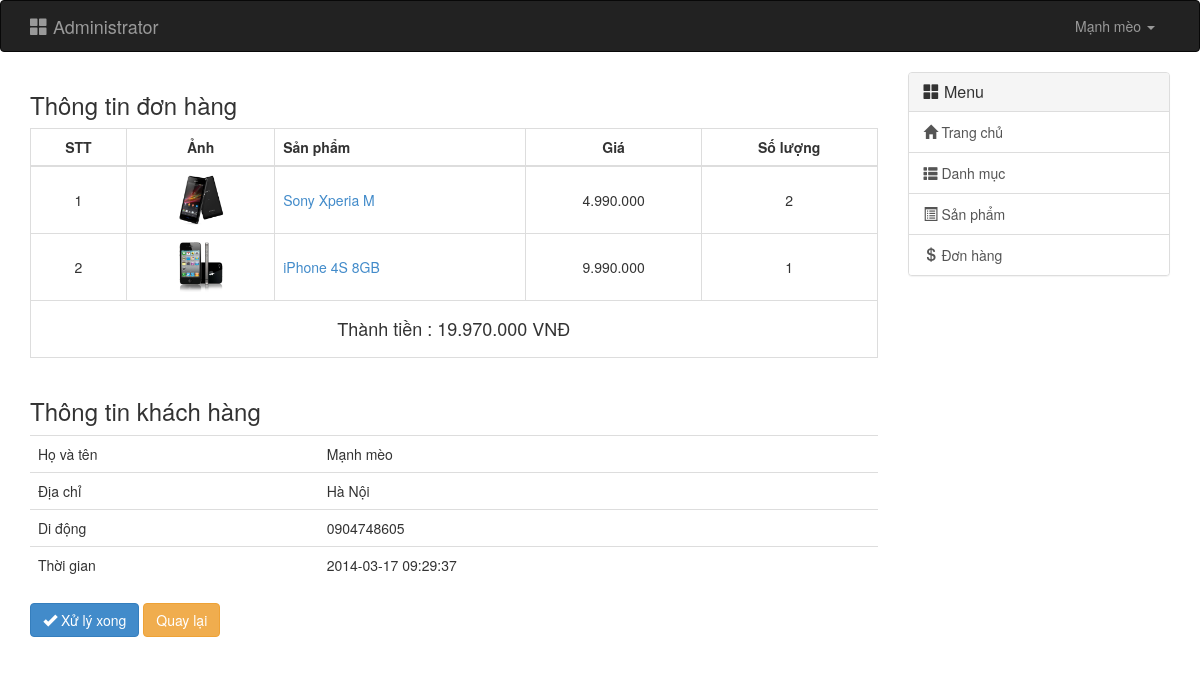
The page /admin.php?controller=order&action=view&oid=9 (signed in) on the database its author committed.
### tables this page shows
CREATE TABLE IF NOT EXISTS `orders` (
  `id` int(11) NOT NULL AUTO_INCREMENT,
  `name` varchar(50) NOT NULL,
  `address` varchar(100) NOT NULL,
  `phone` varchar(20) NOT NULL,
  `create_time` datetime NOT NULL,
  `status` int(11) NOT NULL DEFAULT '0',
  PRIMARY KEY (`id`)
);

CREATE TABLE IF NOT EXISTS `order_detail` (
  `id` int(11) NOT NULL AUTO_INCREMENT,
  `order_id` int(11) NOT NULL,
  `product_id` int(11) NOT NULL,
  `number` int(11) NOT NULL DEFAULT '0',
  PRIMARY KEY (`id`),
  KEY `order_id` (`order_id`,`product_id`)
);

CREATE TABLE IF NOT EXISTS `products` (
  `id` int(11) NOT NULL AUTO_INCREMENT,
  `category_id` int(11) NOT NULL,
  `name` varchar(255) NOT NULL,
  `summary` varchar(255) NOT NULL,
  `image` varchar(255) NOT NULL,
  `price` int(11) NOT NULL DEFAULT '0',
  `status` tinyint(1) NOT NULL DEFAULT '1',
  PRIMARY KEY (`id`),
  KEY `category_id` (`category_id`)
);

### backend/controllers/order/view.php (called while the page is built, shortened)
<?php
require_once('backend/models/orders.php');
if (isset($_GET['oid'])) $oid = intval($_GET['oid']); else $oid=0;
$order = get_a_record('orders', $oid);
$user = $_SESSION['user'];
$order_detail = order_detail($oid);
require('backend/views/order/view.php');

### backend/models/model.php (called while the page is built, shortened)
<?php
function get_a_record($table, $id, $select = '*') {
    $id = intval($id);
    $sql = "SELECT $select FROM `$table` WHERE id=$id";
    $query = mysql_query($sql) or die(mysql_error());
    $data = NULL;
    if (mysql_num_rows($query) > 0) {
        $data = mysql_fetch_assoc($query);
    }
    return $data;
}

### backend/models/orders.php (called while the page is built, shortened)
<?php
function order_detail($oid) {
	$sql = "SELECT products.id, name, image, price, number
			FROM order_detail
			INNER JOIN products ON products.id=order_detail.product_id
			WHERE order_detail.order_id=$oid";
    $query = mysql_query($sql) or die(mysql_error());
    $data = array();
    if (mysql_num_rows($query) > 0) {
        while ($row = mysql_fetch_assoc($query)) {
            $data[] = $row;
        }
    }
    return $data;
}

### backend/views/order/detail.php (the view, shortened to what this page needs)
<div class="col-xs-12">
	<h3>Thông tin đơn hàng</h3>
	<table id="order_detail" class="table table-bordered table-hover">
		<thead>
			<tr>
				<th class="hidden-xs">STT</th>
				<th class="hidden-xs">Ảnh</th>
				<th>Sản phẩm</th>
				<th>Giá</th>
				<th>Số lượng</th>
			</tr>
		</thead>
		<tbody>
			<?php
			$stt = 0;
			$order_total = 0;
			foreach ($order_detail as $product):
				$stt++;
				$order_total += $product['price'] * $product['number'];
			?>
			<tr>
				<td class="hidden-xs"><?php echo $stt;?></td>
				<td class="hidden-xs">
					<?php
					$image = 'public/upload/product/'.$product['image'];
					if (is_file($image)) {
                        echo '<image src="'.$image.'" style="max-width:50px; max-height:50px;" />';
                    }
                    ?>
                </td>
				<td>
					<a href="index.php?controller=product&amp;action=detail&amp;pid=<?php echo $product['id'];?>"><?php echo $product['name'];?></a>
				</td>
				<td>
					<?php echo number_format($product['price'],0,',','.'); ?>
				</td>
				<td>
					<?php echo $product['number'];?>
				</td>
			</tr>
			<?php endforeach; ?>
		</tbody>
		<tfoot>
			<tr>
				<td colspan="5">
					<h4>Thành tiền : <?php echo number_format($order_total,0,',','.'); ?> VNĐ</h4>
				</td>
			</tr>
		</tfoot>
	</table>
</div>
<div class="col-xs-12">
	<h3>Thông tin khách hàng</h3>
	<table id="info" class="table">
		<tr>
			<td>Họ và tên</td>
			<td><?php echo $order['name']; ?></td>
		</tr>
		<tr>
			<td>Địa chỉ</td>
			<td><?php echo $order['address']; ?></td>
		</tr>
		<tr>
			<td>Di động</td>
			<td><?php echo $order['phone']; ?></td>
		</tr>
		<tr>
			<td>Thời gian</td>
			<td><?php echo $order['create_time']; ?></td>
		</tr>
	</table>
<form id="order_form" method="post" action="admin.php?controller=order&amp;action=complete" role="form">
	<div class="form-group">
		<button type="submit" class="btn btn-primary"><i class="glyphicon glyphicon-ok"></i> Xử lý xong</button>
		<a href="admin.php?controller=order" class="btn btn-warning">Quay lại</a>
	</div>
</form>
</div>

### backend/views/common/navbar.php (shortened to what this page needs)
<nav class="navbar navbar-inverse" role="navigation">
	<div class="container">
		<div class="navbar-header">
			<a class="navbar-brand" href="admin.php"><i class="glyphicon glyphicon-th-large"></i> Administrator</a>
		</div>
		<div class="collapse navbar-collapse" id="bs-example-navbar-collapse-1">
			<?php if(isset($user)): ?>
			<ul class="nav navbar-nav navbar-right">
				<li class="dropdown">
					<a href="#" class="dropdown-toggle" data-toggle="dropdown"><?php echo $user['name'];?> <b class="caret"></b></a>
				</li>
			</ul>
			<?php endif; ?>
		</div>
	</div>
</nav>

### backend/views/order/detail.php (style rules this page uses)
.table th, .table td { text-align: center; }
.table th:nth-child(3), .table td:nth-child(3) { width: auto; text-align: left; }
.table td { vertical-align: middle!important; }
#info td { text-align: left; }

### rows shown on the page
orders: name "Mạnh mèo", address "Hà Nội", phone "0904748605", create_time "2014-03-17 09:29:37"
order_detail: product.image (picture), product.name "Sony Xperia M", product.price "4.990.000", number "2"
order_detail: product.image (picture), product.name "iPhone 4S 8GB", product.price "9.990.000", number "1"

### other values the page prints
$order_total "19.970.000"
